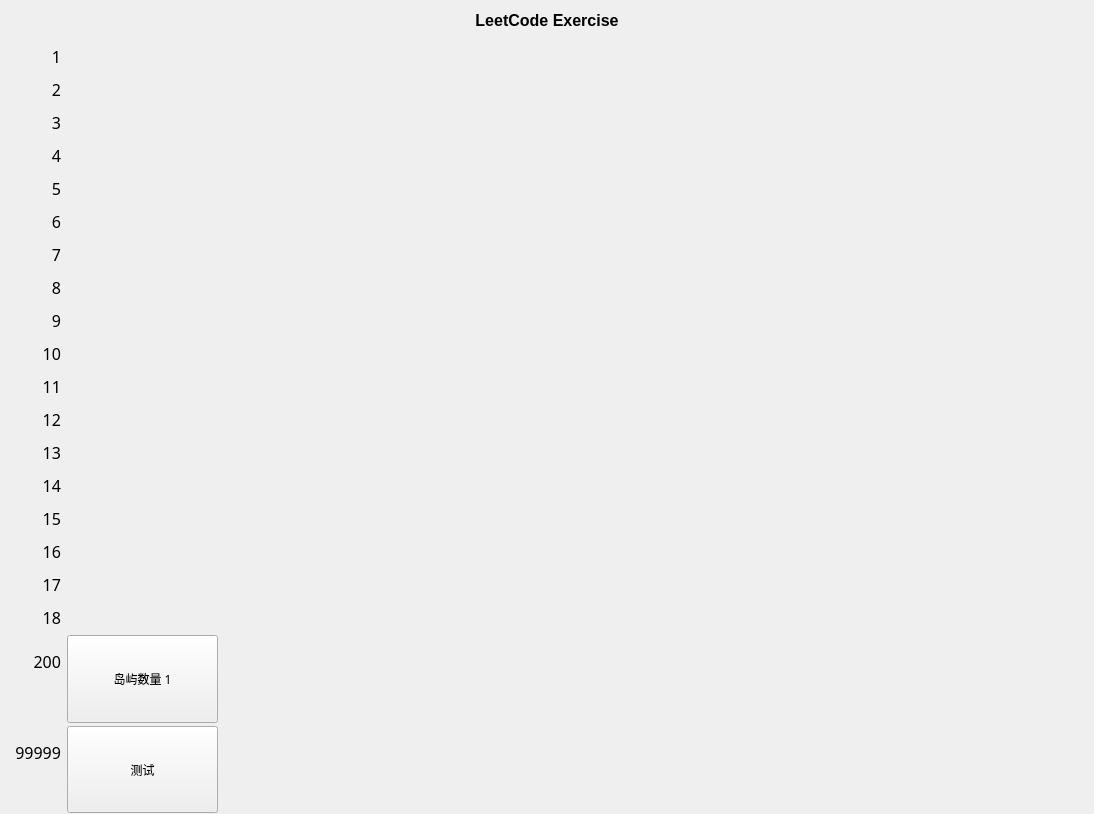
<?xml version="1.0" encoding="UTF-8"?>
<ui version="4.0">
 <class>MiscellaneousAlgorithmLeetCode</class>
 <widget class="QWidget" name="MiscellaneousAlgorithmLeetCode">
  <property name="geometry">
   <rect>
    <x>0</x>
    <y>0</y>
    <width>1094</width>
    <height>814</height>
   </rect>
  </property>
  <property name="windowTitle">
   <string>MiscellaneousAlgorithmLeetCode</string>
  </property>
  <layout class="QVBoxLayout" name="verticalLayout">
   <property name="spacing">
    <number>0</number>
   </property>
   <property name="leftMargin">
    <number>0</number>
   </property>
   <property name="topMargin">
    <number>0</number>
   </property>
   <property name="rightMargin">
    <number>0</number>
   </property>
   <property name="bottomMargin">
    <number>0</number>
   </property>
   <item>
    <widget class="QLabel" name="lbTitle">
     <property name="minimumSize">
      <size>
       <width>0</width>
       <height>40</height>
      </size>
     </property>
     <property name="font">
      <font>
       <pointsize>12</pointsize>
       <weight>75</weight>
       <bold>true</bold>
      </font>
     </property>
     <property name="text">
      <string>LeetCode Exercise</string>
     </property>
     <property name="alignment">
      <set>Qt::AlignCenter</set>
     </property>
    </widget>
   </item>
   <item>
    <layout class="QHBoxLayout" name="horizontalLayout" stretch="2,8">
     <property name="spacing">
      <number>0</number>
     </property>
     <property name="sizeConstraint">
      <enum>QLayout::SetMaximumSize</enum>
     </property>
     <item>
      <widget class="QScrollArea" name="scrollArea">
       <property name="styleSheet">
        <string notr="true">QScrollArea
{
	background-color: transparent;
}</string>
       </property>
       <property name="widgetResizable">
        <bool>true</bool>
       </property>
       <widget class="QWidget" name="scrollAreaWidgetContents">
        <property name="sizePolicy">
         <sizepolicy hsizetype="Expanding" vsizetype="Expanding">
          <horstretch>0</horstretch>
          <verstretch>0</verstretch>
         </sizepolicy>
        </property>
        <property name="styleSheet">
         <string notr="true">.QWidget
{
	background-color: transparent;
}</string>
        </property>
        <layout class="QFormLayout" name="formLayout">
         <property name="horizontalSpacing">
          <number>6</number>
         </property>
         <property name="verticalSpacing">
          <number>3</number>
         </property>
         <property name="leftMargin">
          <number>0</number>
         </property>
         <property name="topMargin">
          <number>0</number>
         </property>
         <property name="rightMargin">
          <number>0</number>
         </property>
         <property name="bottomMargin">
          <number>0</number>
         </property>
         <item row="0" column="0">
          <widget class="QLabel" name="label">
           <property name="sizePolicy">
            <sizepolicy hsizetype="Minimum" vsizetype="Minimum">
             <horstretch>0</horstretch>
             <verstretch>0</verstretch>
            </sizepolicy>
           </property>
           <property name="minimumSize">
            <size>
             <width>60</width>
             <height>30</height>
            </size>
           </property>
           <property name="font">
            <font>
             <family>微软雅黑</family>
             <pointsize>12</pointsize>
            </font>
           </property>
           <property name="text">
            <string>1</string>
           </property>
           <property name="alignment">
            <set>Qt::AlignRight|Qt::AlignTrailing|Qt::AlignVCenter</set>
           </property>
          </widget>
         </item>
         <item row="1" column="0">
          <widget class="QLabel" name="label_2">
           <property name="sizePolicy">
            <sizepolicy hsizetype="Minimum" vsizetype="Minimum">
             <horstretch>0</horstretch>
             <verstretch>0</verstretch>
            </sizepolicy>
           </property>
           <property name="minimumSize">
            <size>
             <width>60</width>
             <height>30</height>
            </size>
           </property>
           <property name="font">
            <font>
             <family>微软雅黑</family>
             <pointsize>12</pointsize>
            </font>
           </property>
           <property name="text">
            <string>2</string>
           </property>
           <property name="alignment">
            <set>Qt::AlignRight|Qt::AlignTrailing|Qt::AlignVCenter</set>
           </property>
          </widget>
         </item>
         <item row="2" column="0">
          <widget class="QLabel" name="label_3">
           <property name="sizePolicy">
            <sizepolicy hsizetype="Minimum" vsizetype="Minimum">
             <horstretch>0</horstretch>
             <verstretch>0</verstretch>
            </sizepolicy>
           </property>
           <property name="minimumSize">
            <size>
             <width>60</width>
             <height>30</height>
            </size>
           </property>
           <property name="font">
            <font>
             <family>微软雅黑</family>
             <pointsize>12</pointsize>
            </font>
           </property>
           <property name="text">
            <string>3</string>
           </property>
           <property name="alignment">
            <set>Qt::AlignRight|Qt::AlignTrailing|Qt::AlignVCenter</set>
           </property>
          </widget>
         </item>
         <item row="3" column="0">
          <widget class="QLabel" name="label_4">
           <property name="sizePolicy">
            <sizepolicy hsizetype="Minimum" vsizetype="Minimum">
             <horstretch>0</horstretch>
             <verstretch>0</verstretch>
            </sizepolicy>
           </property>
           <property name="minimumSize">
            <size>
             <width>60</width>
             <height>30</height>
            </size>
           </property>
           <property name="font">
            <font>
             <family>微软雅黑</family>
             <pointsize>12</pointsize>
            </font>
           </property>
           <property name="text">
            <string>4</string>
           </property>
           <property name="alignment">
            <set>Qt::AlignRight|Qt::AlignTrailing|Qt::AlignVCenter</set>
           </property>
          </widget>
         </item>
         <item row="4" column="0">
          <widget class="QLabel" name="label_5">
           <property name="sizePolicy">
            <sizepolicy hsizetype="Minimum" vsizetype="Minimum">
             <horstretch>0</horstretch>
             <verstretch>0</verstretch>
            </sizepolicy>
           </property>
           <property name="minimumSize">
            <size>
             <width>60</width>
             <height>30</height>
            </size>
           </property>
           <property name="font">
            <font>
             <family>微软雅黑</family>
             <pointsize>12</pointsize>
            </font>
           </property>
           <property name="text">
            <string>5</string>
           </property>
           <property name="alignment">
            <set>Qt::AlignRight|Qt::AlignTrailing|Qt::AlignVCenter</set>
           </property>
          </widget>
         </item>
         <item row="5" column="0">
          <widget class="QLabel" name="label_6">
           <property name="sizePolicy">
            <sizepolicy hsizetype="Minimum" vsizetype="Minimum">
             <horstretch>0</horstretch>
             <verstretch>0</verstretch>
            </sizepolicy>
           </property>
           <property name="minimumSize">
            <size>
             <width>60</width>
             <height>30</height>
            </size>
           </property>
           <property name="font">
            <font>
             <family>微软雅黑</family>
             <pointsize>12</pointsize>
            </font>
           </property>
           <property name="text">
            <string>6</string>
           </property>
           <property name="alignment">
            <set>Qt::AlignRight|Qt::AlignTrailing|Qt::AlignVCenter</set>
           </property>
          </widget>
         </item>
         <item row="6" column="0">
          <widget class="QLabel" name="label_7">
           <property name="sizePolicy">
            <sizepolicy hsizetype="Minimum" vsizetype="Minimum">
             <horstretch>0</horstretch>
             <verstretch>0</verstretch>
            </sizepolicy>
           </property>
           <property name="minimumSize">
            <size>
             <width>60</width>
             <height>30</height>
            </size>
           </property>
           <property name="font">
            <font>
             <family>微软雅黑</family>
             <pointsize>12</pointsize>
            </font>
           </property>
           <property name="text">
            <string>7</string>
           </property>
           <property name="alignment">
            <set>Qt::AlignRight|Qt::AlignTrailing|Qt::AlignVCenter</set>
           </property>
          </widget>
         </item>
         <item row="7" column="0">
          <widget class="QLabel" name="label_8">
           <property name="sizePolicy">
            <sizepolicy hsizetype="Minimum" vsizetype="Minimum">
             <horstretch>0</horstretch>
             <verstretch>0</verstretch>
            </sizepolicy>
           </property>
           <property name="minimumSize">
            <size>
             <width>60</width>
             <height>30</height>
            </size>
           </property>
           <property name="font">
            <font>
             <family>微软雅黑</family>
             <pointsize>12</pointsize>
            </font>
           </property>
           <property name="text">
            <string>8</string>
           </property>
           <property name="alignment">
            <set>Qt::AlignRight|Qt::AlignTrailing|Qt::AlignVCenter</set>
           </property>
          </widget>
         </item>
         <item row="8" column="0">
          <widget class="QLabel" name="label_9">
           <property name="sizePolicy">
            <sizepolicy hsizetype="Minimum" vsizetype="Minimum">
             <horstretch>0</horstretch>
             <verstretch>0</verstretch>
            </sizepolicy>
           </property>
           <property name="minimumSize">
            <size>
             <width>60</width>
             <height>30</height>
            </size>
           </property>
           <property name="font">
            <font>
             <family>微软雅黑</family>
             <pointsize>12</pointsize>
            </font>
           </property>
           <property name="text">
            <string>9</string>
           </property>
           <property name="alignment">
            <set>Qt::AlignRight|Qt::AlignTrailing|Qt::AlignVCenter</set>
           </property>
          </widget>
         </item>
         <item row="9" column="0">
          <widget class="QLabel" name="label_10">
           <property name="sizePolicy">
            <sizepolicy hsizetype="Minimum" vsizetype="Minimum">
             <horstretch>0</horstretch>
             <verstretch>0</verstretch>
            </sizepolicy>
           </property>
           <property name="minimumSize">
            <size>
             <width>60</width>
             <height>30</height>
            </size>
           </property>
           <property name="font">
            <font>
             <family>微软雅黑</family>
             <pointsize>12</pointsize>
            </font>
           </property>
           <property name="text">
            <string>10</string>
           </property>
           <property name="alignment">
            <set>Qt::AlignRight|Qt::AlignTrailing|Qt::AlignVCenter</set>
           </property>
          </widget>
         </item>
         <item row="10" column="0">
          <widget class="QLabel" name="label_11">
           <property name="sizePolicy">
            <sizepolicy hsizetype="Minimum" vsizetype="Minimum">
             <horstretch>0</horstretch>
             <verstretch>0</verstretch>
            </sizepolicy>
           </property>
           <property name="minimumSize">
            <size>
             <width>60</width>
             <height>30</height>
            </size>
           </property>
           <property name="font">
            <font>
             <family>微软雅黑</family>
             <pointsize>12</pointsize>
            </font>
           </property>
           <property name="text">
            <string>11</string>
           </property>
           <property name="alignment">
            <set>Qt::AlignRight|Qt::AlignTrailing|Qt::AlignVCenter</set>
           </property>
          </widget>
         </item>
         <item row="11" column="0">
          <widget class="QLabel" name="label_12">
           <property name="sizePolicy">
            <sizepolicy hsizetype="Minimum" vsizetype="Minimum">
             <horstretch>0</horstretch>
             <verstretch>0</verstretch>
            </sizepolicy>
           </property>
           <property name="minimumSize">
            <size>
             <width>60</width>
             <height>30</height>
            </size>
           </property>
           <property name="font">
            <font>
             <family>微软雅黑</family>
             <pointsize>12</pointsize>
            </font>
           </property>
           <property name="text">
            <string>12</string>
           </property>
           <property name="alignment">
            <set>Qt::AlignRight|Qt::AlignTrailing|Qt::AlignVCenter</set>
           </property>
          </widget>
         </item>
         <item row="12" column="0">
          <widget class="QLabel" name="label_13">
           <property name="sizePolicy">
            <sizepolicy hsizetype="Minimum" vsizetype="Minimum">
             <horstretch>0</horstretch>
             <verstretch>0</verstretch>
            </sizepolicy>
           </property>
           <property name="minimumSize">
            <size>
             <width>60</width>
             <height>30</height>
            </size>
           </property>
           <property name="font">
            <font>
             <family>微软雅黑</family>
             <pointsize>12</pointsize>
            </font>
           </property>
           <property name="text">
            <string>13</string>
           </property>
           <property name="alignment">
            <set>Qt::AlignRight|Qt::AlignTrailing|Qt::AlignVCenter</set>
           </property>
          </widget>
         </item>
         <item row="13" column="0">
          <widget class="QLabel" name="label_14">
           <property name="sizePolicy">
            <sizepolicy hsizetype="Minimum" vsizetype="Minimum">
             <horstretch>0</horstretch>
             <verstretch>0</verstretch>
            </sizepolicy>
           </property>
           <property name="minimumSize">
            <size>
             <width>60</width>
             <height>30</height>
            </size>
           </property>
           <property name="font">
            <font>
             <family>微软雅黑</family>
             <pointsize>12</pointsize>
            </font>
           </property>
           <property name="text">
            <string>14</string>
           </property>
           <property name="alignment">
            <set>Qt::AlignRight|Qt::AlignTrailing|Qt::AlignVCenter</set>
           </property>
          </widget>
         </item>
         <item row="14" column="0">
          <widget class="QLabel" name="label_15">
           <property name="sizePolicy">
            <sizepolicy hsizetype="Minimum" vsizetype="Minimum">
             <horstretch>0</horstretch>
             <verstretch>0</verstretch>
            </sizepolicy>
           </property>
           <property name="minimumSize">
            <size>
             <width>60</width>
             <height>30</height>
            </size>
           </property>
           <property name="font">
            <font>
             <family>微软雅黑</family>
             <pointsize>12</pointsize>
            </font>
           </property>
           <property name="text">
            <string>15</string>
           </property>
           <property name="alignment">
            <set>Qt::AlignRight|Qt::AlignTrailing|Qt::AlignVCenter</set>
           </property>
          </widget>
         </item>
         <item row="15" column="0">
          <widget class="QLabel" name="label_16">
           <property name="sizePolicy">
            <sizepolicy hsizetype="Minimum" vsizetype="Minimum">
             <horstretch>0</horstretch>
             <verstretch>0</verstretch>
            </sizepolicy>
           </property>
           <property name="minimumSize">
            <size>
             <width>60</width>
             <height>30</height>
            </size>
           </property>
           <property name="font">
            <font>
             <family>微软雅黑</family>
             <pointsize>12</pointsize>
            </font>
           </property>
           <property name="text">
            <string>16</string>
           </property>
           <property name="alignment">
            <set>Qt::AlignRight|Qt::AlignTrailing|Qt::AlignVCenter</set>
           </property>
          </widget>
         </item>
         <item row="16" column="0">
          <widget class="QLabel" name="label_17">
           <property name="sizePolicy">
            <sizepolicy hsizetype="Minimum" vsizetype="Minimum">
             <horstretch>0</horstretch>
             <verstretch>0</verstretch>
            </sizepolicy>
           </property>
           <property name="minimumSize">
            <size>
             <width>60</width>
             <height>30</height>
            </size>
           </property>
           <property name="font">
            <font>
             <family>微软雅黑</family>
             <pointsize>12</pointsize>
            </font>
           </property>
           <property name="text">
            <string>17</string>
           </property>
           <property name="alignment">
            <set>Qt::AlignRight|Qt::AlignTrailing|Qt::AlignVCenter</set>
           </property>
          </widget>
         </item>
         <item row="17" column="0">
          <widget class="QLabel" name="label_18">
           <property name="sizePolicy">
            <sizepolicy hsizetype="Minimum" vsizetype="Minimum">
             <horstretch>0</horstretch>
             <verstretch>0</verstretch>
            </sizepolicy>
           </property>
           <property name="minimumSize">
            <size>
             <width>60</width>
             <height>30</height>
            </size>
           </property>
           <property name="font">
            <font>
             <family>微软雅黑</family>
             <pointsize>12</pointsize>
            </font>
           </property>
           <property name="text">
            <string>18</string>
           </property>
           <property name="alignment">
            <set>Qt::AlignRight|Qt::AlignTrailing|Qt::AlignVCenter</set>
           </property>
          </widget>
         </item>
         <item row="18" column="0">
          <widget class="QLabel" name="label_19">
           <property name="sizePolicy">
            <sizepolicy hsizetype="Minimum" vsizetype="Minimum">
             <horstretch>0</horstretch>
             <verstretch>0</verstretch>
            </sizepolicy>
           </property>
           <property name="minimumSize">
            <size>
             <width>60</width>
             <height>30</height>
            </size>
           </property>
           <property name="font">
            <font>
             <family>微软雅黑</family>
             <pointsize>12</pointsize>
            </font>
           </property>
           <property name="text">
            <string>200</string>
           </property>
           <property name="alignment">
            <set>Qt::AlignRight|Qt::AlignTrailing|Qt::AlignVCenter</set>
           </property>
          </widget>
         </item>
         <item row="18" column="1">
          <widget class="QPushButton" name="btnNumOfIsland_1">
           <property name="sizePolicy">
            <sizepolicy hsizetype="Expanding" vsizetype="Expanding">
             <horstretch>0</horstretch>
             <verstretch>0</verstretch>
            </sizepolicy>
           </property>
           <property name="minimumSize">
            <size>
             <width>0</width>
             <height>30</height>
            </size>
           </property>
           <property name="font">
            <font>
             <family>微软雅黑</family>
            </font>
           </property>
           <property name="text">
            <string>岛屿数量 1</string>
           </property>
          </widget>
         </item>
         <item row="19" column="0">
          <widget class="QLabel" name="label_20">
           <property name="sizePolicy">
            <sizepolicy hsizetype="Minimum" vsizetype="Minimum">
             <horstretch>0</horstretch>
             <verstretch>0</verstretch>
            </sizepolicy>
           </property>
           <property name="minimumSize">
            <size>
             <width>60</width>
             <height>30</height>
            </size>
           </property>
           <property name="font">
            <font>
             <family>微软雅黑</family>
             <pointsize>12</pointsize>
            </font>
           </property>
           <property name="text">
            <string>99999</string>
           </property>
           <property name="alignment">
            <set>Qt::AlignRight|Qt::AlignTrailing|Qt::AlignVCenter</set>
           </property>
          </widget>
         </item>
         <item row="19" column="1">
          <widget class="QPushButton" name="btnTest">
           <property name="sizePolicy">
            <sizepolicy hsizetype="Expanding" vsizetype="Expanding">
             <horstretch>0</horstretch>
             <verstretch>0</verstretch>
            </sizepolicy>
           </property>
           <property name="minimumSize">
            <size>
             <width>0</width>
             <height>30</height>
            </size>
           </property>
           <property name="font">
            <font>
             <family>微软雅黑</family>
            </font>
           </property>
           <property name="text">
            <string>测试</string>
           </property>
          </widget>
         </item>
        </layout>
       </widget>
      </widget>
     </item>
     <item>
      <widget class="QPlainTextEdit" name="teSubject">
       <property name="styleSheet">
        <string notr="true">QPlainTextEdit
{
	background-color: transparent;
}</string>
       </property>
       <property name="horizontalScrollBarPolicy">
        <enum>Qt::ScrollBarAsNeeded</enum>
       </property>
       <property name="readOnly">
        <bool>true</bool>
       </property>
      </widget>
     </item>
    </layout>
   </item>
  </layout>
 </widget>
 <layoutdefault spacing="6" margin="11"/>
 <resources/>
 <connections/>
</ui>
